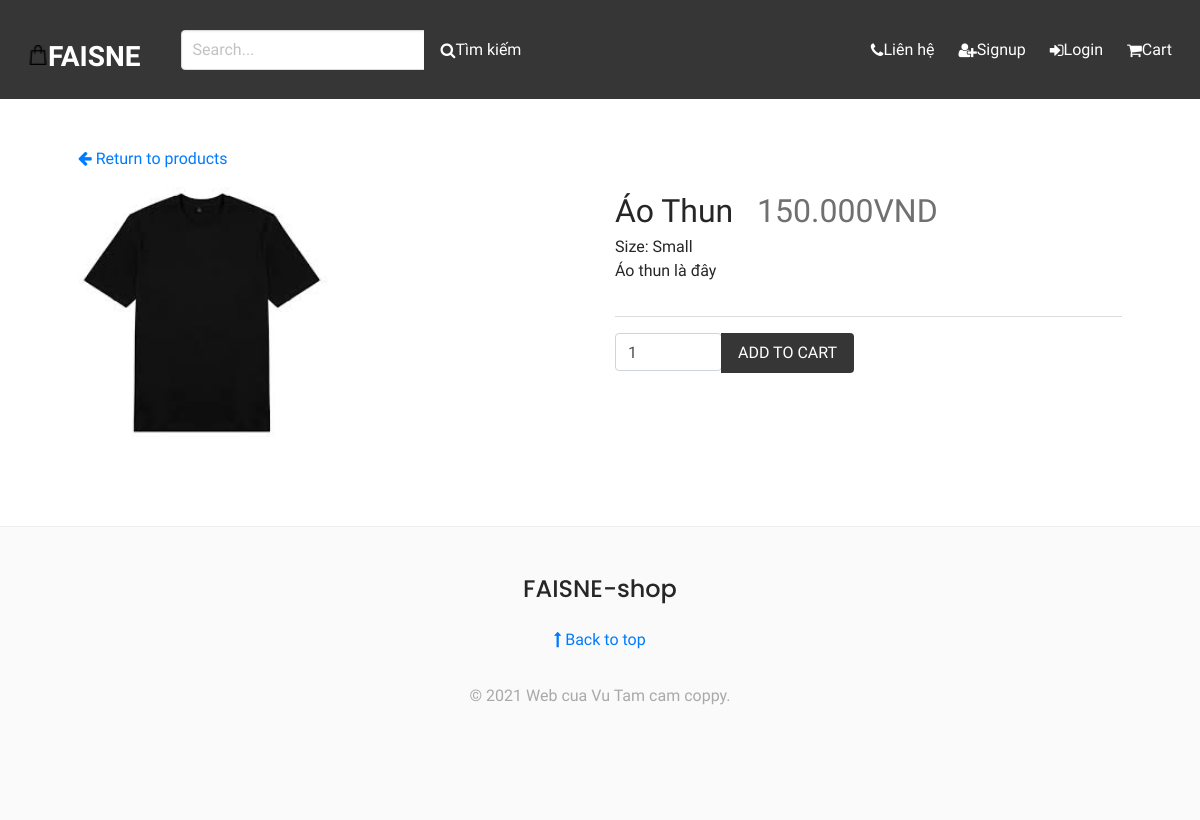
Screenshot of /product_showcase/1 with the database file from the repository.
### apps/core/models.py (models this page shows, shortened)
class Product(models.Model):
    person_category = models.ForeignKey(GenderFilter,
                                        blank=True,
                                        null=True,
                                        on_delete=models.SET_NULL)
    brand = models.CharField(max_length=6,
                             choices=BRAND_CHOICES,
                             default='LABONE')
    product_category = models.CharField(max_length=6,
                                        choices=PRODUCT_CATEGORY_CHOICES,
                                        default='JACPAR')
    title = models.CharField(max_length=100,
                             default='',
                             blank=False)
    description = models.TextField(blank=False)
    size = models.CharField(max_length=3,
                            choices=SIZE_CHOICES,
                            default='NA')
    price = models.DecimalField(max_digits=10,
                                decimal_places=3,
                                blank=False)
    image = models.ImageField(upload_to='uploads/',default = None, null = True, blank = True)
    quantity = models.IntegerField(default=1)

### apps/core/views.py (the view)
# urls.py: path('product_showcase/<id>',views.product_showcase,name='product_showcase'),
def product_showcase(request, id):
    product =Product.objects.get(id=id)
    return render(request, 'core/parts/product_showcase.html', {"product": product})

### apps/core/context_processors.py (called while the page is built, shortened)
def cart_contents(request):
    cart = request.session.get('apps', {})
    cart_items = []
    total = 0
    product_count = 0
    tong = 0
    return {'cart_items': cart_items, 'tong':tong,
            'total': total,
            'product_count': product_count}

### apps/core/templates/core/parts/product_showcase.html (shortened to what this page needs)
{% extends 'core/base.html' %}
{% block content %}
<div class="container">
    <p>
        <a href="{% url 'products' %}"><i class="fa fa-arrow-left"></i> Return to products</a>
    </p>
</div>
<div class="container" id="product-section">
    <div class="row">
        <div class="col-md-6">
            <img src="/media/{{ product.image }}" alt="{{ product.title }}" class="image-responsive">
        </div>
        <div class="col-md-6">
            <div class="row">
                <div class="col-md-12">
                    <span class="showcase-title">{{ product.title }}&nbsp;&nbsp;</span><span class="showcase-price"> {{ product.price }}VND</span>
                </div>
            </div>
            <div class="row">
                <div class="col-md-12">
                    <div>Size: {{ product.get_size_display }}</div>
                </div>
            </div>
            <div class="row">
                <div class="col-md-12">
                    <p>{{ product.description }}</p>
                </div>
            </div>
            <div class="row">
                <div class="col-md-12 bottom-rule">
                </div>
            </div>
            <hr>
            <form method="POST" action="{% url 'add_to_cart' product.id %}">
                <div class="field has-addons">
                    <div class="control">
                        <input name="quantity" type="number" min="1" max="999" value="1" class="form-control">
                    </div>
                    <div class="control">
                        <button class="button is-dark is-uppercase">Add to cart</button>
                    </div>
                </div>
            </form>
        </div>
    </div>
</div>
{% endblock %}

### static/styles/custom1.css (style rules this page uses)
body { font-family: 'Muli', sans-serif; color: #262626; }
.image-responsive { width: 250px; }
.showcase-title { font-size: 2em; }
.showcase-price { font-size: 2em; color: #707070; }

### rows the page displays
Product: image (picture), title "Áo Thun", price "150.000", size "Small", description "Áo thun là đây"
